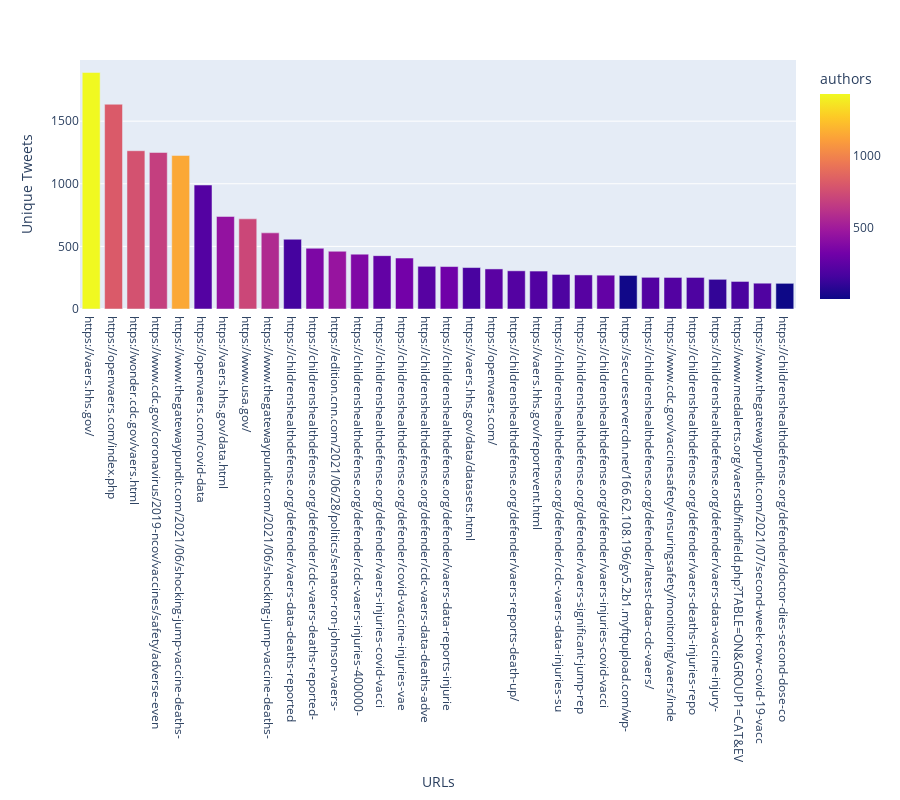

Write notebook code for a chart like this one.
### Code cell
azgp = txturldf[txturldf.az_keyword.notna()] \
    .groupby(["expanded_url"]).nunique().sort_values(["nodeID"],ascending=False).reset_index()
azgp

"Number of Tweets, and authors for URLs (AstraZeneca mentioned)"

import plotly.express as px
fig = px.bar(azgp.rename(columns=dict(nodeID="tweets",nodeUserID="authors"))[azgp["nodeID"]>200],
              x="expanded_url",y="tweets",color="authors",height=800)
fig = fig.update_layout(legend_title="Legend",legend=dict(
    yanchor="top",
    y=1,
    xanchor="right",
    x=1,
    bgcolor='rgba(0,0,0,0)',
))
fig = fig.update_xaxes(title_text='URLs',ticktext=azgp['expanded_url'].str.slice(0,70).tolist(),
                       tickmode="array",
                       tickvals=list(range(len(azgp))))
fig = fig.update_yaxes(title_text='Unique Tweets')
fig.show()

### Figure 1 — Plotly figure (JSON) as saved in the notebook; plotly's stock layout.template omitted (floating-point values rounded to 4 significant figures; data arrays with more than 128 entries replaced by an {"elided": "..."} marker saying what was removed)
{"data": [{"alignmentgroup": "True", "hovertemplate": "expanded_url=%{x}<br>tweets=%{y}<br>authors=%{marker.color}<extra></extra>", "legendgroup": "", "marker": {"color": [1430, 809, 768, 678, 1145, 210, 444, 716, 570, 157, 360, 459, 366, 263, 322, 220, 312, 171, 231, 211, 204, 189, 220, 265, 12, 207, 208, 187, 108, 177, 195, 1], "coloraxis": "coloraxis", "pattern": {"shape": ""}}, "name": "", "offsetgroup": "", "orientation": "v", "showlegend": false, "textposition": "auto", "type": "bar", "x": ["https://vaers.hhs.gov/", "https://openvaers.com/index.php", "https://wonder.cdc.gov/vaers.html", "https://www.cdc.gov/coronavirus/2019-ncov/vaccines/safety/adverse-events.html", "https://www.thegatewaypundit.com/2021/06/shocking-jump-vaccine-deaths-reported-week-cdc-linked-vaers-tracking-website/?utm_source=Twitter&utm_medium=PostTopSharingButtons&utm_campaign=websitesharingbuttons", "https://openvaers.com/covid-data", "https://vaers.hhs.gov/data.html", "https://www.usa.gov/", "https://www.thegatewaypundit.com/2021/06/shocking-jump-vaccine-deaths-reported-week-cdc-linked-vaers-tracking-website/", "https://childrenshealthdefense.org/defender/vaers-data-deaths-reported-following-covid-vaccines/", "https://childrenshealthdefense.org/defender/cdc-vaers-deaths-reported-covid-vaccines/", "https://edition.cnn.com/2021/06/28/politics/senator-ron-johnson-vaers-covid-deaths/index.html?utm_medium=social&utm_source=twCNNp&utm_content=2021-06-29T01%3A16%3A06&utm_term=link", "https://childrenshealthdefense.org/defender/cdc-vaers-injuries-400000-following-covid-vaccines/", "https://childrenshealthdefense.org/defender/vaers-injuries-covid-vaccine-cdc-data/", "https://childrenshealthdefense.org/defender/covid-vaccine-injuries-vaers-cdc/", "https://childrenshealthdefense.org/defender/cdc-vaers-data-deaths-adverse-events-covid-vaccines-including-children/", "https://childrenshealthdefense.org/defender/vaers-data-reports-injuries-12-to-17-year-olds-more-than-triple/", "https://vaers.hhs.gov/data/datasets.html", "https://openvaers.com/", "https://childrenshealthdefense.org/defender/vaers-reports-death-up/", "https://vaers.hhs.gov/reportevent.html", "https://childrenshealthdefense.org/defender/cdc-vaers-data-injuries-surpass-7000-ages-12-to-17-covid-vaccines/", "https://childrenshealthdefense.org/defender/vaers-significant-jump-reported-injuries-deaths-after-covid-vaccine/", "https://childrenshealthdefense.org/defender/vaers-injuries-covid-vaccine-cdc-data/?utm_source=salsa&eType=EmailBlastContent&eId=e6b37aec-89c0-44b5-be90-d2376c84bfcb", "https://secureservercdn.net/166.62.108.196/gv5.2b1.myftpupload.com/wp-content/uploads/2021/04/Frontline-Workers-Testimonies-VAERs-Reports_26MAR2021.pdf?fbclid=IwAR2WrUWpODD9lA_Oqh6vsQeBdrMfxmayz5nDM_CNe_FXGdtKeDCV8VrT3TA", "https://childrenshealthdefense.org/defender/latest-data-cdc-vaers/", "https://www.cdc.gov/vaccinesafety/ensuringsafety/monitoring/vaers/index.html", "https://childrenshealthdefense.org/defender/vaers-deaths-injuries-reported-cdc-covid-vaccines-moderna-pregnant-women/", "https://childrenshealthdefense.org/defender/vaers-data-vaccine-injury-trends-continue/", "https://www.medalerts.org/vaersdb/findfield.php?TABLE=ON&GROUP1=CAT&EVENTS=ON&VAX=COVID19", "https://www.thegatewaypundit.com/2021/07/second-week-row-covid-19-vaccination-deaths-covid-19-deaths-us-according-cdc-vaers-websites/?utm_source=Twitter&utm_medium=PostTopSharingButtons&utm_campaign=websitesharingbuttons", "https://childrenshealthdefense.org/defender/doctor-dies-second-dose-covid-vaccine"], "xaxis": "x", "y": [1889, 1635, 1264, 1250, 1226, 990, 739, 720, 608, 557, 485, 461, 438, 426, 407, 341, 339, 331, 320, 305, 303, 276, 272, 270, 268, 253, 252, 252, 237, 220, 206, 205], "yaxis": "y"}], "layout": {"barmode": "relative", "coloraxis": {"colorbar": {"title": {"text": "authors"}}, "colorscale": [[0, "#0d0887"], [0.1111, "#46039f"], [0.2222, "#7201a8"], [0.3333, "#9c179e"], [0.4444, "#bd3786"], [0.5556, "#d8576b"], [0.6667, "#ed7953"], [0.7778, "#fb9f3a"], [0.8889, "#fdca26"], [1, "#f0f921"]]}, "height": 800, "legend": {"bgcolor": "rgba(0,0,0,0)", "title": {"text": "Legend"}, "tracegroupgap": 0, "x": 1, "xanchor": "right", "y": 1, "yanchor": "top"}, "margin": {"t": 60}, "xaxis": {"anchor": "y", "domain": [0, 1], "tickmode": "array", "ticktext": {"elided": "7532 str values"}, "tickvals": {"elided": "7532 int values"}, "title": {"text": "URLs"}}, "yaxis": {"anchor": "x", "domain": [0, 1], "title": {"text": "Unique Tweets"}}}}
